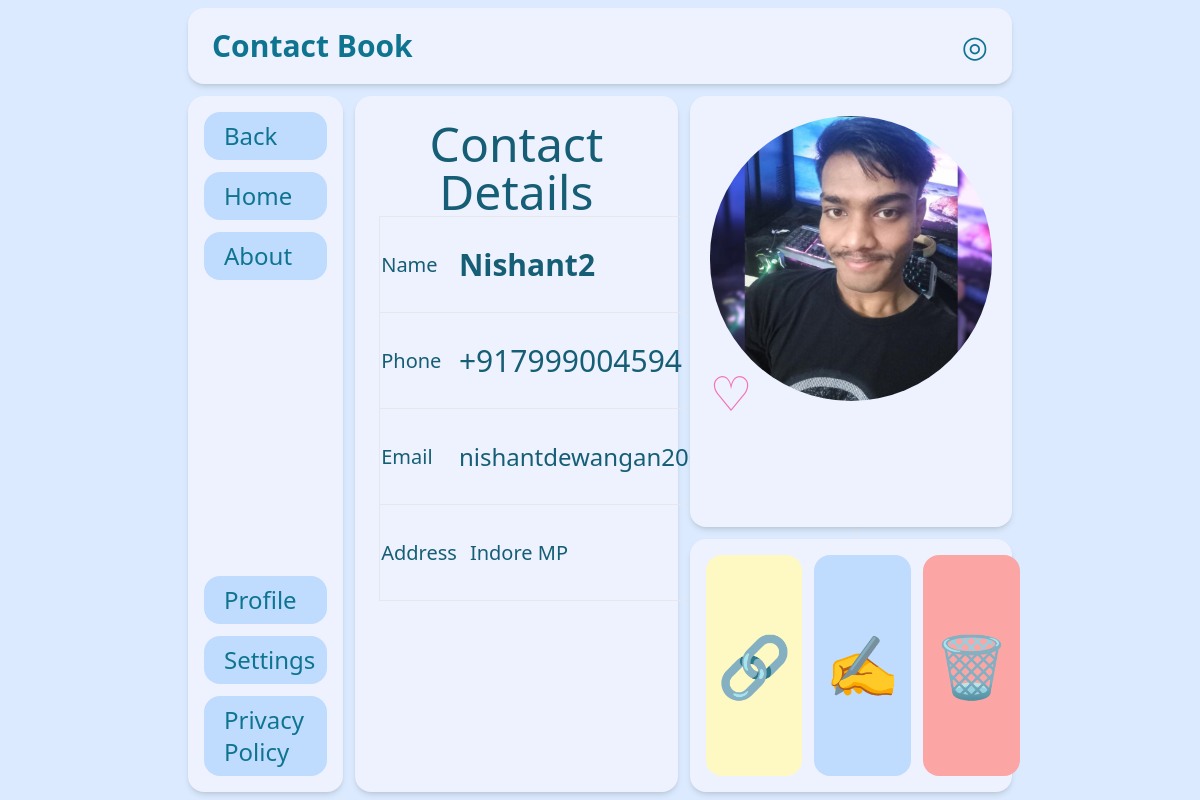
The page /contact_details/133 on the database its author committed.
### contacts/models.py (models this page shows, shortened)
class Contacts(models.Model):
    user = models.ForeignKey(User, on_delete=models.SET_NULL, null=True, blank=True)
    name = models.CharField(max_length=50,default="NaN")
    phone = models.CharField(max_length=15)
    email = models.EmailField(max_length=50)
    address = models.TextField()
    ppic = models.ImageField(default='default.jpg', upload_to='')
    fav = models.BooleanField(default=False)

### contacts/views.py (the view)
# urls.py: path('contact_details/<id>',views.contact_details,name="contact_details"),
def contact_details(request,id):
    contact = Contacts.objects.get(id=id)
    context = {'contact':contact}
    return render(request,'contact_details.html',context)

### templates/contact_details.html (shortened to what this page needs)
{% extends 'base.html' %}
{% load static %}
{% block body %}
<div class="grid grid-cols-5 grid-rows-9 gap-3 h-screen w-[70%] mx-auto p-2">
    <div class="text-cyan-700 col-span-5 bg-indigo-50 shadow-md rounded-2xl flex items-center justify-between px-6">
        <div class="text-3xl font-bold">Contact Book</div>
        <div class="text-3xl">
            ◎
        </div>
    </div>
    <nav class="nav text-cyan-700 text-2xl row-span-8 row-start-2 bg-indigo-50 shadow-md rounded-2xl flex flex-col items-start justify-between">
        <ul class=" w-full p-4">
            <li class="bg-blue-200 hover:bg-blue-400 p-2 pl-5 rounded-2xl mb-3" onclick="window.location.href='/'">Back</li>
            <li class="bg-blue-200 hover:bg-blue-400 p-2 pl-5 rounded-2xl mb-3" onclick="window.location.href='/'">Home</li>
            <li class="bg-blue-200 hover:bg-blue-400 p-2 pl-5 rounded-2xl mb-3">About</li>
        </ul>
        <ul class=" w-full p-4">
            <li class="bg-blue-200 hover:bg-blue-400 p-2 pl-5 rounded-2xl mb-3">Profile</li>
            <li class="bg-blue-200 hover:bg-blue-400 p-2 pl-5 rounded-2xl mb-3">Settings</li>
            <li class="bg-blue-200 hover:bg-blue-400 p-2 pl-5 rounded-2xl ">Privacy Policy</li>
        </ul>
    </nav>
    <div class="text-cyan-800 p-6 text-xl col-span-2 row-span-8 row-start-2 bg-indigo-50 shadow-md rounded-2xl flex flex-col">
        <div class="text-5xl text-center">Contact Details</div>
        <table >
            <tr class="border border-orange-blue-100 align-middle h-24" >
                <td>Name</td>
                <td class="text-3xl font-bold">{{contact.name}}</td>
            </tr>
            <tr class="border border-orange-blue-100  align-middle h-24">
                <td>Phone</td>
                <td class="text-3xl">{{contact.phone}}</td>
            </tr>
            <tr class="border border-orange-blue-100  align-middle h-24">
                <td>Email</td>
                <td class="text-2xl">{{contact.email}}</td>
            </tr>
            <tr class="border border-orange-blue-100  align-middle h-24 ">
                <td>Address</td>
                <td class="pl-3">{{contact.address}}</td>
            </tr>
        </table>
    </div>
    <div class="p-5 col-span-2 row-span-5 col-start-4 row-start-2 bg-indigo-50 shadow-md rounded-2xl ">
        <img class="rounded-full mx-auto max-h-full max-w-full" src="/static/images/{{contact.ppic}}" alt="profile picture">
        <span class=" min-w-[20%] relative bottom-8 left-0 text-5xl text-pink-400">
            {% if contact.fav %}♥{% else %}♡{% endif %}
        </span>
    </div>
    <div class="flex gap-3 p-4 text-6xl col-span-2 row-span-3 col-start-4 row-start-7 bg-indigo-50 shadow-md rounded-2xl">
        <div title="SHARE" class="bg-yellow-100 hover:bg-yellow-200 rounded-2xl p-3 w-1/3 flex items-center justify-center">🔗</div>
        <div title="EDIT" id="openWindow" class="bg-blue-200 hover:bg-blue-300 rounded-2xl p-3 w-1/3 flex items-center justify-center">✍️</div>
        <a title="DELETE" href="/delete_contact/{{contact.id}}" class="bg-red-300 hover:bg-red-400 rounded-2xl p-3 w-1/3 flex items-center justify-center">🗑️</a>
    </div>
</div>
{% endblock %}

### rows shown on the page
Contacts: name "Nishant2", phone "+917999004594", email "nishantdewangan2002@gmail.com", address "Indore MP", ppic (picture)
